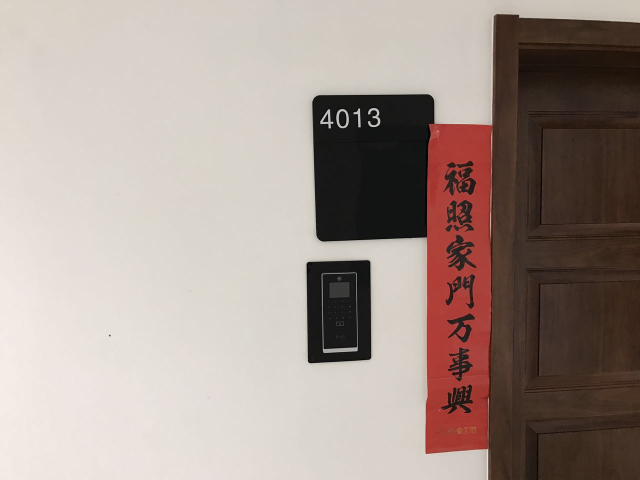
%> input picture myimage1.jpg, 1280 x 960 px (shown at 1/2 size)
$ octave H3_3_myimage.m   (GNU Octave 9; MATLAB toolbox functions it lacks are replaced by stand-ins)
%> lines starting %> are read from the running program, lines starting %| are printed output that depends on the picture
### computeH.m
function H2to1 = computeH(p1,p2)
%COMPUTEH 此处显示有关此函数的摘要
%   A*h=0
%
%
%p1 = [1,2,3,4;5,6,7,8];
%p2 = [1,2,3,4;5,6,7,8];
A = [];
%ax = [-x1,-y1,-1,0,0,0,x2'x1,x2'y1,x2']
%ay = [0,0,0,-x1,-y1,-1,y2'x1,y2'y1,y2']
%注意 x1y1是p2
%A=[ax1;ay1;...axn;ayn]
for i = 1:size(p1,2)
    ax = [-p2(1,i),-p2(2,i),-1,...
          0,0,0,...
          p1(1,i)*p2(1,i),p1(1,i)*p2(2,i),p1(1,i)];
    ay = [0,0,0,...
          -p2(1,i),-p2(2,i),-1,...
          p1(2,i)*p2(1,i),p1(2,i)*p2(2,i),p1(2,i)];
    C = [ax;ay];
    A = cat(1,A,C);
end
[U,D,V] = svd(A);
h = V(:,end);
H2to1 = [h(1),h(2),h(3);
         h(4),h(5),h(6);
         h(7),h(8),h(9)];
end

### warpH.m
function warp_im = warpH(im, H, out_size,fill_value)
% warpH projective image warping
%   warp_im=warpA(im, A, out_size)
%   Warps a size (w,h,channels) image im using the  (3,3) homography H
%   producing an (out_size(1),out_size(2)) output image warp_im
%
%   The pixels of warp_im are sampled at (x,y) coordinates
%   (1,1)-(out_size(2),out_size(1))
%
%   The coordinates of the pixels in the source image
%   are taken to be  $(1,1)-(size(im,2), size(im,1)) and
%   are transformed according to:
%   warped_coords := H*source_coords
%
%   warp_im=warpA(im, A, out_size,fill_value)
%   Uses fill_value (scalar) to paint empty regions.


if ~exist('fill_value', 'var') || isempty(fill_value)
    fill_value = 0;
end

tform = maketform( 'projective', H');
warp_im = imtransform( im, tform, 'bilinear', 'XData', [1 out_size(2)], 'YData', [1 out_size(1)], 'Size', out_size(1:2), 'FillValues', fill_value*ones(size(im,3),1));

### H3_3_myimage.m
    I1 = imread('myimage1.jpg');
%> I1 is the input picture: size 960x1280x3 uint8; mean R, G, B 165.2, 151, 143.4
    I2 = imread('myimage2.jpg');
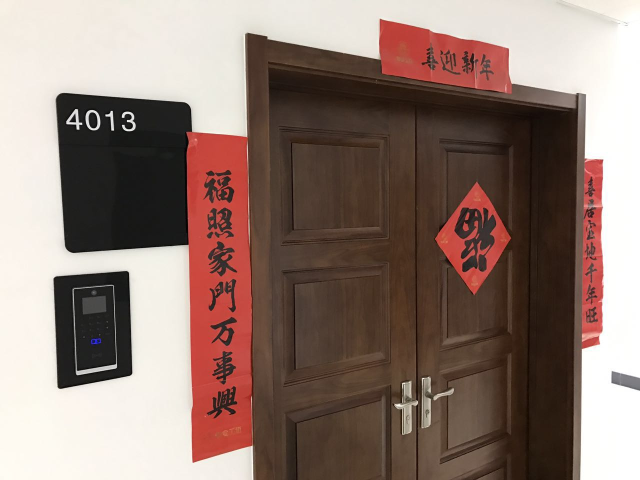
%> input picture myimage2.jpg, 1280 x 960 px (shown at 1/2 size)
%> I2 is the input picture: size 960x1280x3 uint8; mean R, G, B 143.7, 122.6, 114.1
    %cpselect(I1,I2);%p3p4

    p5p6 = importdata('p5p6.mat');%手动用cpselect抓取12对点
    p5 = p5p6.movingPoints;
    p6 = p5p6.fixedPoints;
    H2to1 = computeH(p5',p6');

    p6 = cat(2,p6,ones(size(p6,1),1));
    p6_t = (H2to1*p6')';
    p6_t = [p6_t(:,1)./p6_t(:,3),p6_t(:,2)./p6_t(:,3)];%齐次矩阵归一化
    %%把2的点显示到1 上，验证H2to1是否正确%%
    h= figure;
    imshow(imread('myimage1.jpg'));
    hold on;plot(p5(:,1),p5(:,2),'r.');plot(p6_t(:,1),p6_t(:,2),'g+');
%> after `plot(p6_t(:,1),p6_t(:,2),'g+')`:
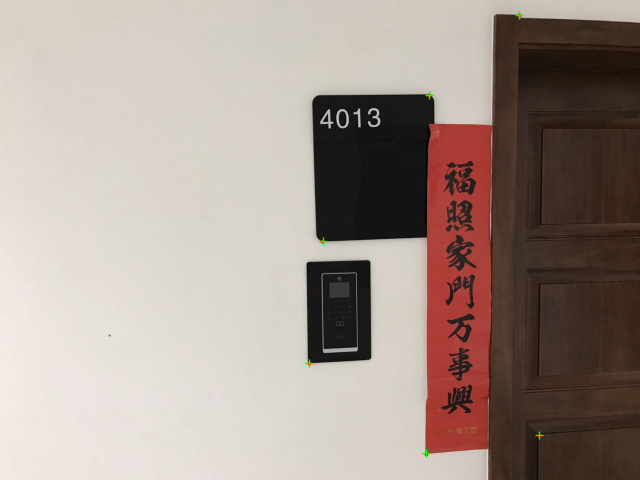
%> figure redrawn from the program's plot data; shown at 1/2 size
    saveas(h,'q3_3.jpg');
    save q3_3.mat H2to1 p5 p6 p6_t;

    %Q3.1%
    im1 = I1;
    im2 = I2;
    out_size = [1280,1680];
    M = [0.3,0,250;0,0.3,250;0,0,1];
    warp_im1 = warpH(im1,M,out_size);
    warp_im2 = warpH(im2,M*H2to1,out_size);
    figure;imshow(warp_im1);
    figure;imshow(warp_im2);
    %%找到重叠的部分的Mask%%find the mask of the overlapping part
    Mask1 = zeros(1280,1680,3);
    Mask1(warp_im1>0) = 1;
%     figure;imshow(Mask1);
    Mask2 = zeros(1280,1680,3);
    Mask2(warp_im2>0) = 1;
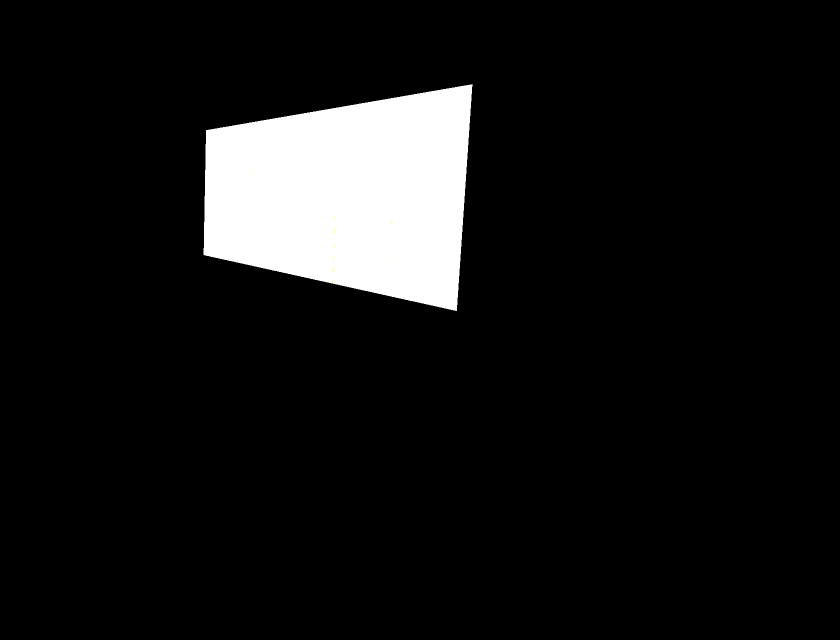
%> Mask2: size 1280x1680x3 double (shown at 1/2 size); mean R, G, B 0.0851, 0.0851, 0.085
%     figure;imshow(Mask2);
    Mask3 = Mask1 + Mask2;
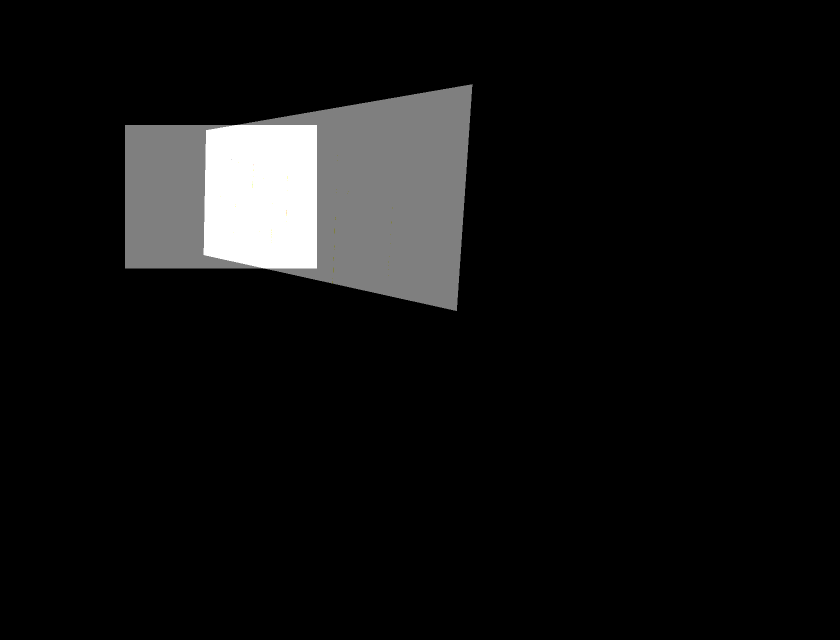
%> Mask3: size 1280x1680x3 double (shown at 1/2 size); mean R, G, B 0.136, 0.136, 0.136; drawn with min black and max white
%     figure;imshow(Mask3);
    Mask = zeros(1280,1680,3);
    Mask(Mask3 == 2) = 1;
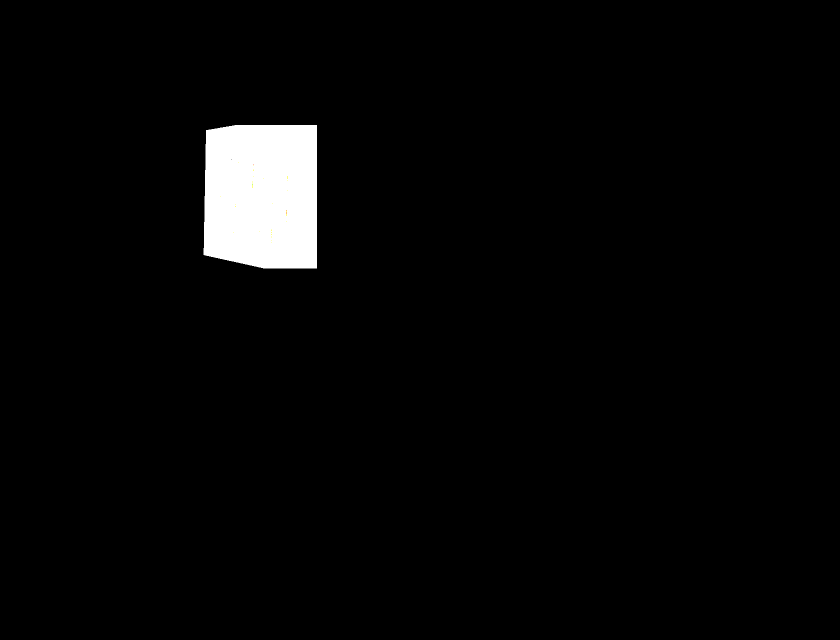
%> Mask: size 1280x1680x3 double (shown at 1/2 size); mean R, G, B 0.0291, 0.0291, 0.029
%     figure;imshow(Mask);
    %%提取重叠部分%% Extrack the overlapping part
    warp_im1_overlap = double(warp_im1).*Mask;
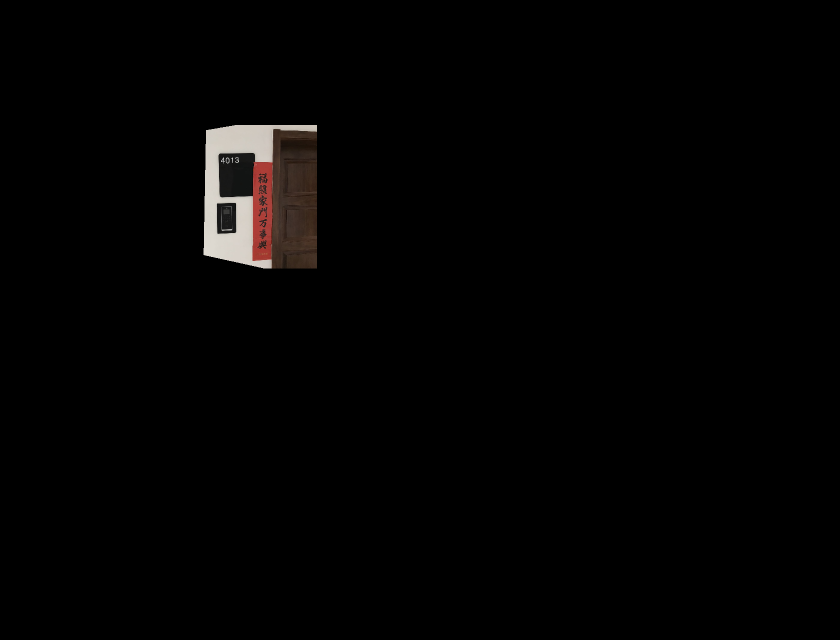
%> warp_im1_overlap: size 1280x1680x3 double (shown at 1/2 size); mean R, G, B 3.5, 2.9, 2.7
%     figure;imshow(warp_im1_overlap);
    %%全景图%% panorama
    warp_im3 = uint8(double(warp_im2) + double(warp_im1)-warp_im1_overlap);
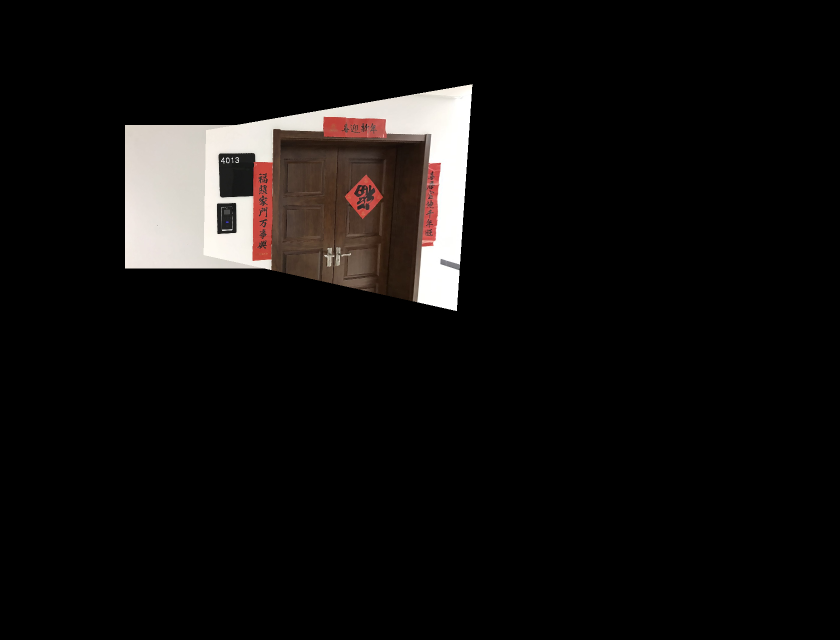
%> warp_im3: size 1280x1680x3 uint8 (shown at 1/2 size); mean R, G, B 17.2, 15.2, 14.3
%     warp_im3 = (warpH(warp_im3,inv(M),size(im1)));
    figure;imshow(warp_im3);
    imwrite(warp_im3,'myimage_panorama.jpg');

% [5 lines of commented-out code are left out]
